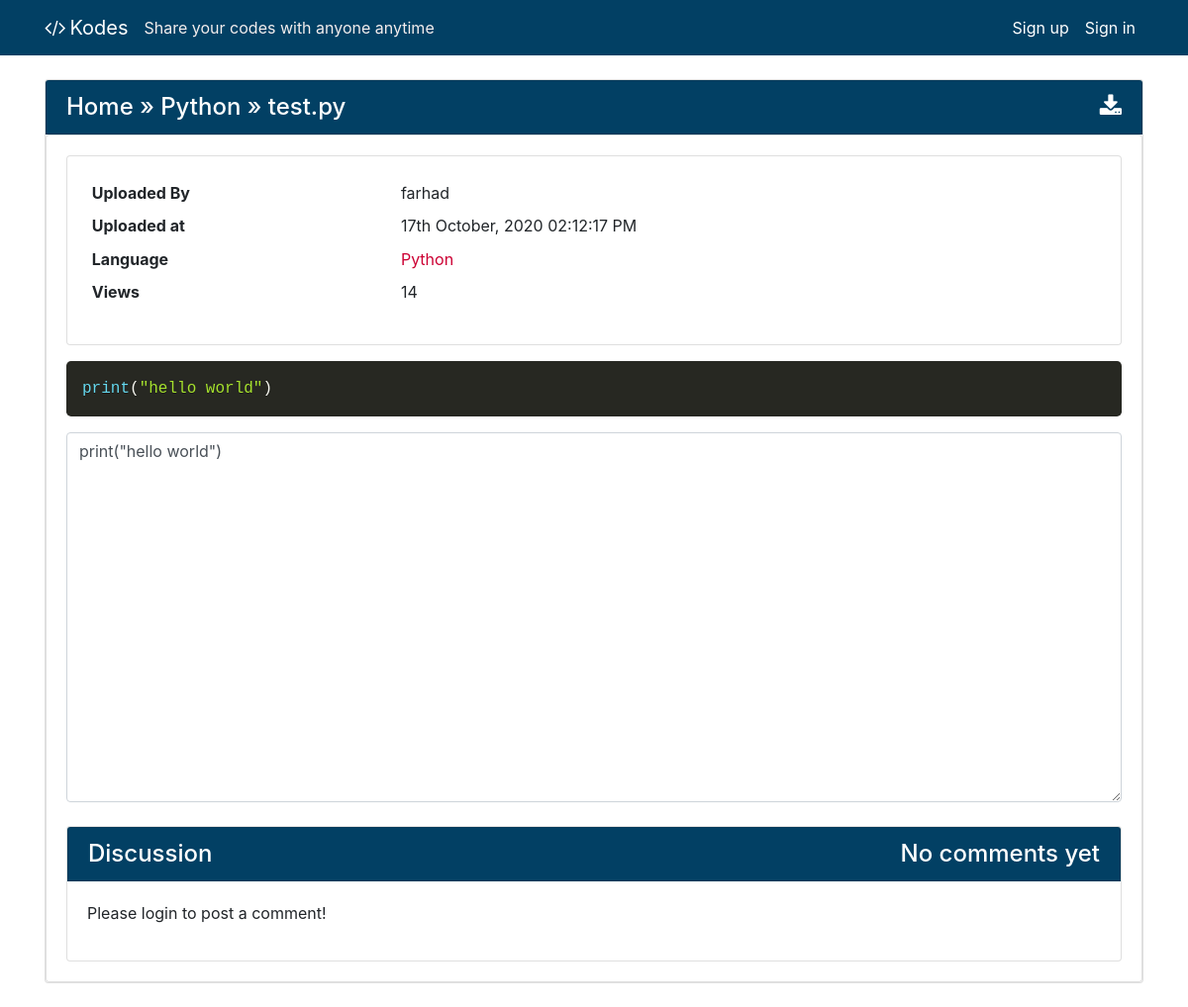
The page /code/15/ on the database its author committed.
### codes/models.py (models this page shows, shortened)
class Code(models.Model):
    author = models.ForeignKey(User, on_delete=models.CASCADE, null=True, blank=True)
    created_utc = models.DateTimeField(auto_now_add=True, verbose_name="Created")
    total_views = models.IntegerField(default=0)
    snippet_title = models.CharField(max_length=1000, default="", verbose_name="Title/Filename")
    snippet_body = models.TextField(verbose_name="Code Snippet")
    language = models.ForeignKey(Language, on_delete=models.SET_NULL, null=True)
    is_private = models.BooleanField(default=False, verbose_name="Private")
    password = models.CharField(max_length=1000, default="", blank=True)

class Language(models.Model):
    name = models.CharField(max_length=50, null=False, blank=False)
    language_code = models.IntegerField(default=100, null=False, blank=False)
    is_popular = models.BooleanField(default=False, verbose_name="Popular")
    short_name = models.CharField(max_length=30, null=True, blank=True)
    file_extension = models.CharField(max_length=30, null=True, blank=True)

### codes/views.py (the view)
# urls.py: path('code/<code_id>/', code_view, name="code_view"),
def code_view(request, code_id):
    form = CommentForm()
    try:
        code = Code.objects.get(id=code_id)
        comments = code.comment_set.all()
    except:
        response = render(request, '404.html')
        response.status_code = 404
        return response
    if request.method == "POST":
        form = CommentForm(request.POST)
        if form.is_valid():
            comment = form.save(commit=False)
            comment.author = request.user
            comment.code = code
            comment.save()
            return redirect('code_view', code.id)
    else:
        code.total_views = code.total_views + 1
        code.save()
    context = {
        "code": code,
        "form": form,
        "comments": comments
    }
    return render(request, "codes/code_page.html", context)

### codes/forms.py
class CommentForm(ModelForm):
    class Meta:
        model = Comment
        fields = ['body']

### codes/context_processors.py (called while the page is built)
def sitename_tagline(request):
    context = {
        'SITENAME': settings.SITENAME,
        'TAGLINE': settings.TAGLINE
    }
    return context

### codes/templates/codes/code_page.html (shortened to what this page needs)
{% extends 'codes/base.html' %}
{% load static %}
{% load tz %}
{% block header_scripts %}
<link rel="stylesheet" href="{% static 'prism/prism.css' %}">
{% endblock header_scripts %}
{% block content %}
<div class="card my-4">
    <div class="card card-header shared-snippet-title" style="padding-bottom: 0px !important">
        <h4 class="card-title card-link breadcumb"><a href="{% url 'home' %}">Home</a> &raquo; <a
                href="{% url 'language_page' code.language.name %}">{{code.language.name}}</a> &raquo; {{code.snippet_title}} <span
                class="float-right"><i class="fa fa-download" aria-hidden="true"></i></span></h4>
    </div>
    <div class="card card-body">
        <div class="card mb-2">
            <div class="card-body">
                <table class="table table-borderless table-sm">
                    <tr>
                        <th>Uploaded By</th>
                        <td>{{code.author|default:"Guest User"}}</td>
                    </tr>
                    <tr>
                        <th>Uploaded at</th>
                        <td>{% timezone "Asia/Dhaka" %}{{code.created_utc|date:"dS F, Y h:i:s A"}}{% endtimezone %}</td>
                    </tr>
                    <tr>
                        <th>Language</th>
                        <td><a
                            href="{% url 'language_page' code.language.name %}">{{code.language.name}}</a></td>
                    </tr>
                    <tr>
                        <th>Views</th>
                        <td>{{code.total_views}}</td>
                    </tr>
                </table>
            </div>
        </div>
        <pre><code class="language-{{code.language.short_name}}">{{ code.snippet_body }}</code></pre>
        <textarea class="form-control noscroll my-2 mb-4" rows="15">{{ code.snippet_body }}</textarea>
        <div class="card">
            <div class="card card-header shared-snippet-title" style="padding-bottom: 0px !important">
                <h4 class="card-title card-link breadcumb">Discussion
                    <span class="float-right">
                        {% if comments.count > 1 %}
                            {{comments.count}} comments
                        {% elif comments.count == 1 %}
                            {{comments.count}} comment
                        {% else %}
                            No comments yet
                        {% endif %}
                    </span></h4>
            </div>
            <div class="card-body">
                {% if request.user.is_authenticated %}
                <form method="post" class="mb-3">
                    {% csrf_token %}
                    <div class="form-group">
                        {{form.body}}
                    </div>
                    <input type="submit" value="Post" class="btn btn-success code-submit">
                </form>
                {% else %}
                    <p>Please login to post a comment!</p>
                {% endif %}
            </div>
        </div>
    </div>
</div>
{% endblock content %}

### codes/static/main.css (style rules this page uses)
a { text-decoration: none; color: #c03; }
.card-link.breadcumb a { text-decoration: none; color: white; }
.card.card-header.shared-snippet-title { background-color: #024064; color: #fff; }

### codes/static/prism/prism.css (style rules this page uses)
code[class*="language-"], pre[class*="language-"] { color: #f8f8f2; background: none; text-shadow: 0 1px rgba(0, 0, 0, 0.3); font-family: Consolas, Monaco, 'Andale Mono', 'Ubuntu Mono', monospace; font-size: 1em; text-align: left; white-space: pre; word-spacing: normal; word-break: normal; word-wrap: normal; line-height: 1.5; -moz-tab-size: 4; -o-tab-size: 4; tab-size: 4; -webkit-hyphens: none; -moz-hyphens: none; -ms-hyphens: none; hyphens: none; }
pre[class*="language-"] { padding: 1em; margin: .5em 0; overflow: auto; border-radius: 0.3em; }
:not(pre) > code[class*="language-"], pre[class*="language-"] { background: #272822; }

### rows shown on the page
Code: language.name "Python", snippet_title "test.py", author "farhad", created_utc "17th October, 2020 02:12:17 PM", total_views "14", snippet_body "print(\"hello world\")"

### other values the page prints
{{ SITENAME }} "Kodes"
{{ TAGLINE }} "Share your codes with anyone anytime"
